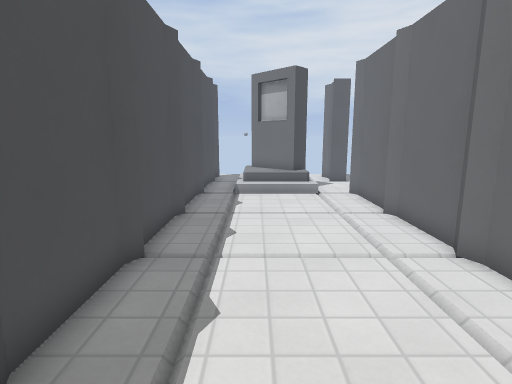
[1] (above)

13 first-person views from a walk through a 3-D level made in the Godot game engine. The camera is 1.3 m above the floor, tilts 10° down and sees 80° across. The floor is counted in squares, 0.5 m on a side. Each view is taken from the middle of a square. On the plan, view 1 faces up. The plan holds only what a view shows up to about 20 squares ahead; the rest is blank. The place goes on beyond the plan. Door leaves are left out where a doorway can be walked through. Surface patterns are stand-ins for the level's own textures.

[2]
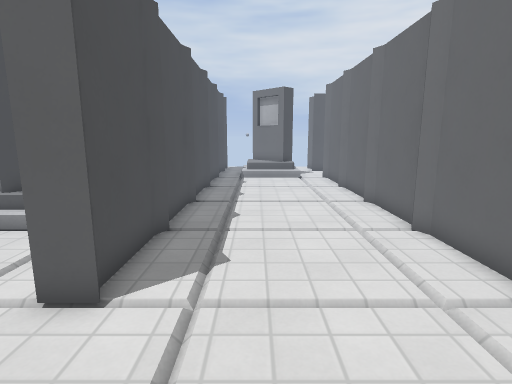

[3]
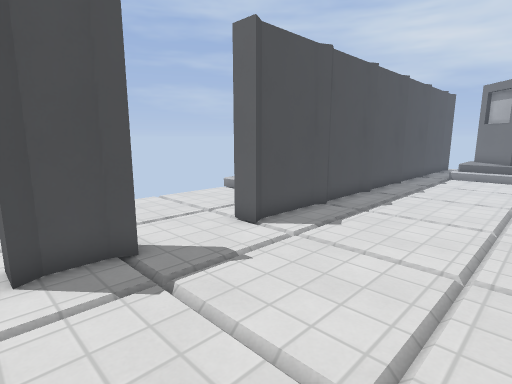

[4]
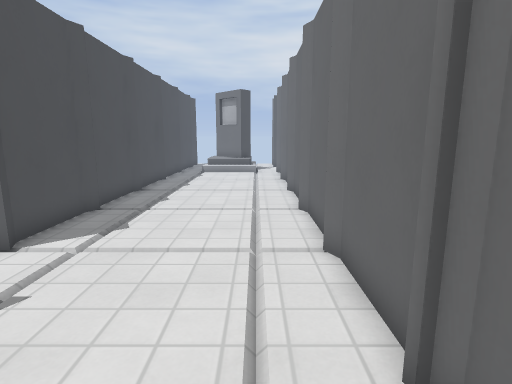

[5]
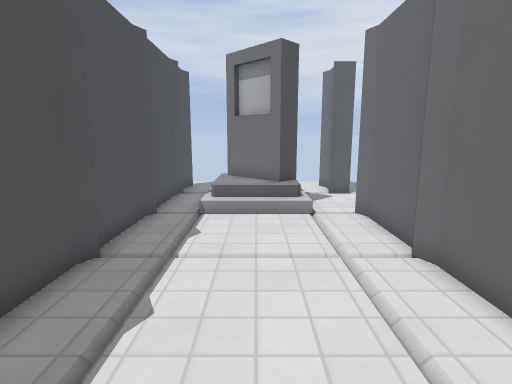

[6]
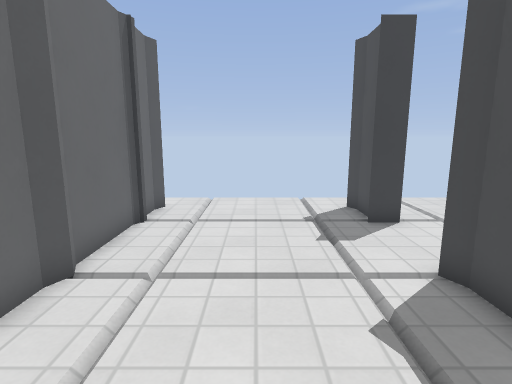

[7]
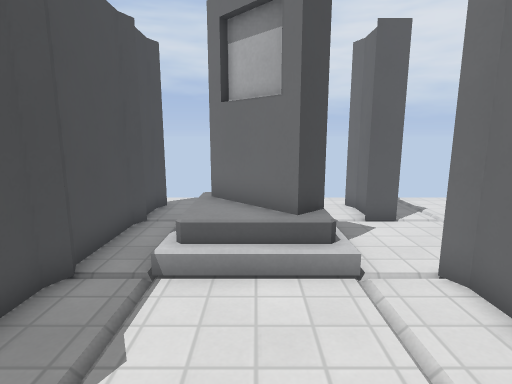

[8]
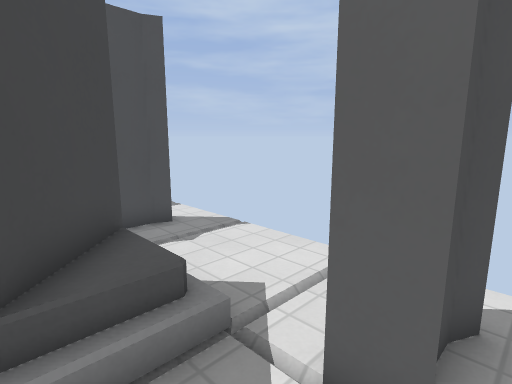

[9]
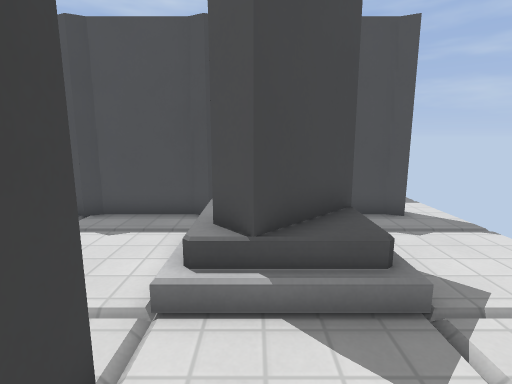

[10]
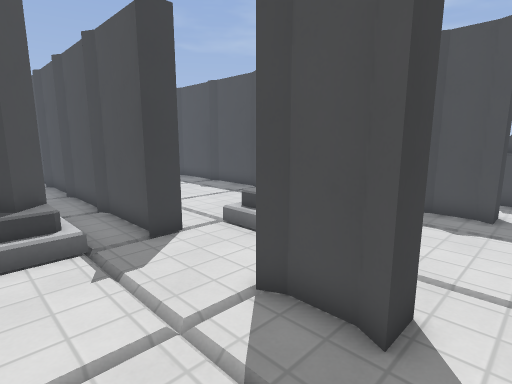

[11]
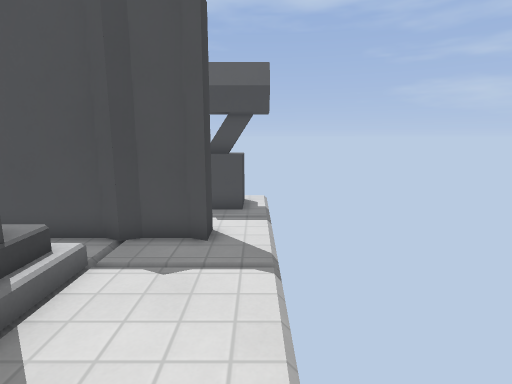

[12]
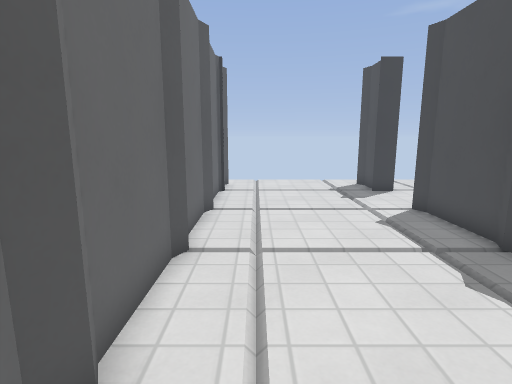

[13]
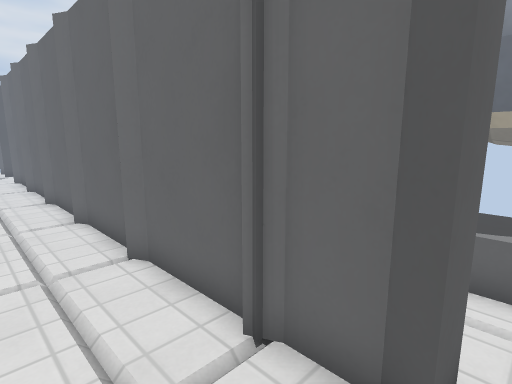

### Floor plan
Key: @ floor where view 1 was taken; # wall or solid block; . main floor; : floor 0.5 m higher than the main floor; / step, stairs or slope; D open door; = window, fence, low wall or low ledge; O other object.
Columns run from 9 left of view 1 to 9 right of it. Each row starts with its distance up from view 1.
 22   #=...............
 21  ##=..#.......#....
 20   #=  #.......#...
 19       #.......#...
 18       #./##O/.D....
 17       #./###/.D....
 16       #./:##/.D....
 15       #//////.D....
 14       #.......#////
 13       #.......#.##
 12       #.......#
 11       #.......#
 10       #.......#
  9       #.......#
  8       #.......#
  7       #.......#
  6       #.......#
  5       #.......#
  4       #.......#
  3 ###   #.......#
  2  ...  #.......#
  1  .... #.......#
  0  .....#..@....#
 -1  .....#.......#
 -2  .....D.......#
 -3  .....D.......#
 -4    ...D.......#
 -5     ..D.......#
 -6     ..#.......#
 -7    ...#.......#
 -8   ............###
 -9   ... .........

Where each view was taken, in squares from view 1:
view 1: 0 up, 0 right, facing up
view 2: 6 down, 0 right, facing up
view 3: 8 down, 4 right, facing up-left
view 4: 8 down, 3 right, facing up
view 5: 4 up, 1 right, facing up
view 6: 4 up, 1 right, facing down
view 7: 9 up, 1 right, facing up
view 8: 16 up, 6 right, facing up-left
view 9: 16 up, 7 right, facing left
view 10: 22 up, 9 right, facing down-left
view 11: 22 up, 5 right, facing left
view 12: 9 up, 3 right, facing down
view 13: 8 down, 2 right, facing up-right
